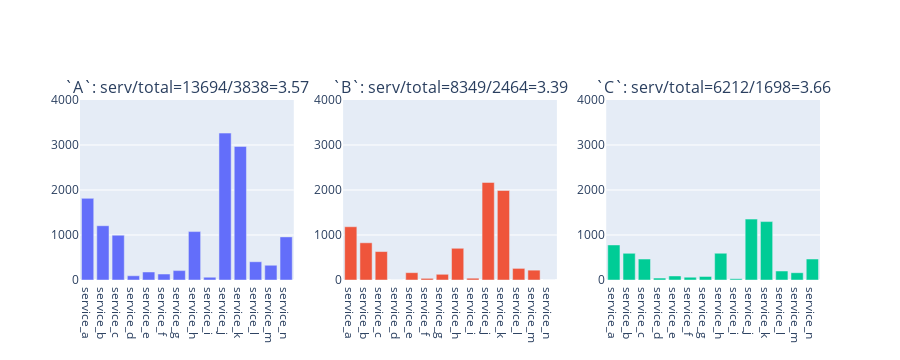

Notebook code cell kept with this figure:
### Markdown cell above
The "release" column is special. It is filled completely and takes only 3 values: 'A', 'B', 'C'.
As can be seen from the following graphs (the column indicates the number of “1s” in a given target column), “release” reflects some cyclicity in the data, you can see a clear direct correlation for at least half of the target columns. And moreover, as follows from a simple calculation, the ratio of the sum of all units in all target columns to the number of samples in the dateset with a given release is approximately preserved.

### Code cell
import math 
columns = LABELS.columns.tolist()

total_a = DATA_W_LABELS[DATA_W_LABELS.release == 'a'][columns].sum().values
total_b = DATA_W_LABELS[DATA_W_LABELS.release == 'b'][columns].sum().values
total_c = DATA_W_LABELS[DATA_W_LABELS.release == 'c'][columns].sum().values

a = DATA_W_LABELS[DATA_W_LABELS.release == 'a'].shape[0]
b = DATA_W_LABELS[DATA_W_LABELS.release == 'b'].shape[0]
c = DATA_W_LABELS[DATA_W_LABELS.release == 'c'].shape[0]

def simple_bar_subplots(xs, ys, titles=None, main_title='', cols: int = 2, yaxis=None, height=None, width=None):
    fig = make_subplots(
        rows=math.ceil(len(xs) / cols), cols=cols,
        subplot_titles=titles
    )
    row, col = 1, 1
    for x, y in zip(xs, ys):
        fig.add_trace(go.Bar(x=x, y=y), row=row, col=col)
        fig.update_layout(yaxis_range=yaxis)
        col += 1
        if col > cols:
            row += 1 
            col = 1
    fig.update_layout(
        showlegend=False,
        title_text=main_title,
        height=height, width=width,
    )
    if yaxis:
        fig.update_yaxes(range=yaxis)
    return fig

simple_bar_subplots(
    xs=[columns,columns, columns],
    ys=[total_a, total_b, total_c],
    titles=['`A`: serv/total='+str(total_a.sum())+'/'+str(a)+'='+str(np.round(total_a.sum()/a, 2)),
            '`B`: serv/total='+str(total_b.sum())+'/'+str(b)+'='+str(np.round(total_b.sum()/b, 2)),
            '`C`: serv/total='+str(total_c.sum())+'/'+str(c)+'='+str(np.round(total_c.sum()/c, 2))],
    cols=3,
    yaxis=[0, 4000]
)

### Figure 1 — Plotly figure (JSON) as saved in the notebook; plotly's stock layout.template omitted (floating-point values rounded to 4 significant figures)
{"data": [{"type": "bar", "x": ["service_a", "service_b", "service_c", "service_d", "service_e", "service_f", "service_g", "service_h", "service_i", "service_j", "service_k", "service_l", "service_m", "service_n"], "xaxis": "x", "y": [1814, 1206, 996, 94, 178, 133, 209, 1076, 62, 3265, 2969, 406, 328, 958], "yaxis": "y"}, {"type": "bar", "x": ["service_a", "service_b", "service_c", "service_d", "service_e", "service_f", "service_g", "service_h", "service_i", "service_j", "service_k", "service_l", "service_m", "service_n"], "xaxis": "x2", "y": [1184, 827, 632, 0, 163, 37, 127, 705, 40, 2168, 1989, 258, 219, 0], "yaxis": "y2"}, {"type": "bar", "x": ["service_a", "service_b", "service_c", "service_d", "service_e", "service_f", "service_g", "service_h", "service_i", "service_j", "service_k", "service_l", "service_m", "service_n"], "xaxis": "x3", "y": [779, 593, 465, 42, 90, 63, 79, 595, 27, 1353, 1298, 200, 162, 466], "yaxis": "y3"}], "layout": {"annotations": [{"font": {"size": 16}, "showarrow": false, "text": "`A`: serv/total=13694/3838=3.57", "x": 0.1444, "xanchor": "center", "xref": "paper", "y": 1, "yanchor": "bottom", "yref": "paper"}, {"font": {"size": 16}, "showarrow": false, "text": "`B`: serv/total=8349/2464=3.39", "x": 0.5, "xanchor": "center", "xref": "paper", "y": 1, "yanchor": "bottom", "yref": "paper"}, {"font": {"size": 16}, "showarrow": false, "text": "`C`: serv/total=6212/1698=3.66", "x": 0.8556, "xanchor": "center", "xref": "paper", "y": 1, "yanchor": "bottom", "yref": "paper"}], "height": 360, "showlegend": false, "title": {"text": ""}, "xaxis": {"anchor": "y", "autorange": true, "domain": [0, 0.2889], "range": [-0.5, 13.5], "type": "category"}, "xaxis2": {"anchor": "y2", "autorange": true, "domain": [0.3556, 0.6444], "range": [-0.5, 13.5], "type": "category"}, "xaxis3": {"anchor": "y3", "autorange": true, "domain": [0.7111, 1], "range": [-0.5, 13.5], "type": "category"}, "yaxis": {"anchor": "x", "domain": [0, 1], "range": [0, 4000], "type": "linear"}, "yaxis2": {"anchor": "x2", "domain": [0, 1], "range": [0, 4000], "type": "linear"}, "yaxis3": {"anchor": "x3", "domain": [0, 1], "range": [0, 4000], "type": "linear"}}}
